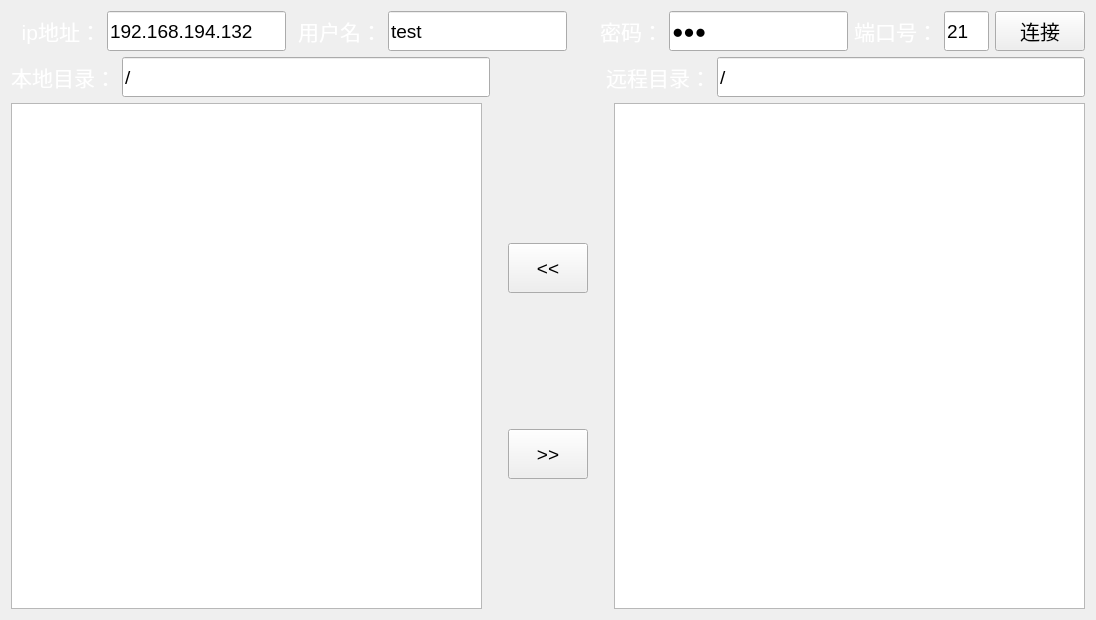
<?xml version="1.0" encoding="UTF-8"?>
<ui version="4.0">
 <class>Widget</class>
 <widget class="QWidget" name="Widget">
  <property name="geometry">
   <rect>
    <x>0</x>
    <y>0</y>
    <width>1096</width>
    <height>620</height>
   </rect>
  </property>
  <property name="windowTitle">
   <string>HLXFTP</string>
  </property>
  <property name="styleSheet">
   <string notr="true"/>
  </property>
  <layout class="QHBoxLayout" name="horizontalLayout_5">
   <item>
    <layout class="QGridLayout" name="gridLayout" rowstretch="2,2,10">
     <item row="2" column="0">
      <layout class="QHBoxLayout" name="horizontalLayout_3">
       <item>
        <layout class="QHBoxLayout" name="horizontalLayout_4" stretch="3,0,3">
         <item>
          <widget class="QListWidget" name="listWidget_c">
           <property name="font">
            <font>
             <pointsize>14</pointsize>
            </font>
           </property>
           <property name="styleSheet">
            <string notr="true"/>
           </property>
          </widget>
         </item>
         <item>
          <layout class="QGridLayout" name="gridLayout_2" rowstretch="5,5" rowminimumheight="0,0" columnminimumwidth="0">
           <property name="leftMargin">
            <number>20</number>
           </property>
           <property name="topMargin">
            <number>10</number>
           </property>
           <property name="rightMargin">
            <number>20</number>
           </property>
           <property name="spacing">
            <number>6</number>
           </property>
           <item row="0" column="0">
            <widget class="QPushButton" name="left">
             <property name="sizePolicy">
              <sizepolicy hsizetype="Minimum" vsizetype="Fixed">
               <horstretch>0</horstretch>
               <verstretch>0</verstretch>
              </sizepolicy>
             </property>
             <property name="minimumSize">
              <size>
               <width>50</width>
               <height>50</height>
              </size>
             </property>
             <property name="sizeIncrement">
              <size>
               <width>0</width>
               <height>0</height>
              </size>
             </property>
             <property name="font">
              <font>
               <pointsize>14</pointsize>
              </font>
             </property>
             <property name="styleSheet">
              <string notr="true"/>
             </property>
             <property name="text">
              <string>&lt;&lt;</string>
             </property>
            </widget>
           </item>
           <item row="1" column="0">
            <widget class="QPushButton" name="right">
             <property name="minimumSize">
              <size>
               <width>50</width>
               <height>50</height>
              </size>
             </property>
             <property name="font">
              <font>
               <pointsize>14</pointsize>
              </font>
             </property>
             <property name="styleSheet">
              <string notr="true"/>
             </property>
             <property name="text">
              <string>&gt;&gt;</string>
             </property>
            </widget>
           </item>
          </layout>
         </item>
         <item>
          <widget class="QListWidget" name="listWidget_s">
           <property name="font">
            <font>
             <pointsize>14</pointsize>
            </font>
           </property>
           <property name="styleSheet">
            <string notr="true"/>
           </property>
          </widget>
         </item>
        </layout>
       </item>
      </layout>
     </item>
     <item row="0" column="0">
      <layout class="QHBoxLayout" name="horizontalLayout" stretch="2,4,2,4,2,4,1,1,2">
       <item>
        <widget class="QLabel" name="label">
         <property name="sizePolicy">
          <sizepolicy hsizetype="Preferred" vsizetype="Preferred">
           <horstretch>0</horstretch>
           <verstretch>0</verstretch>
          </sizepolicy>
         </property>
         <property name="minimumSize">
          <size>
           <width>0</width>
           <height>0</height>
          </size>
         </property>
         <property name="font">
          <font>
           <pointsize>16</pointsize>
          </font>
         </property>
         <property name="styleSheet">
          <string notr="true">color: rgb(255, 255, 255);</string>
         </property>
         <property name="text">
          <string>ip地址：</string>
         </property>
         <property name="alignment">
          <set>Qt::AlignRight|Qt::AlignTrailing|Qt::AlignVCenter</set>
         </property>
        </widget>
       </item>
       <item>
        <widget class="QLineEdit" name="ip">
         <property name="sizePolicy">
          <sizepolicy hsizetype="Preferred" vsizetype="Fixed">
           <horstretch>0</horstretch>
           <verstretch>0</verstretch>
          </sizepolicy>
         </property>
         <property name="minimumSize">
          <size>
           <width>0</width>
           <height>40</height>
          </size>
         </property>
         <property name="font">
          <font>
           <pointsize>14</pointsize>
          </font>
         </property>
         <property name="text">
          <string>192.168.194.132</string>
         </property>
        </widget>
       </item>
       <item>
        <widget class="QLabel" name="label_2">
         <property name="sizePolicy">
          <sizepolicy hsizetype="Preferred" vsizetype="Preferred">
           <horstretch>0</horstretch>
           <verstretch>0</verstretch>
          </sizepolicy>
         </property>
         <property name="minimumSize">
          <size>
           <width>0</width>
           <height>0</height>
          </size>
         </property>
         <property name="font">
          <font>
           <pointsize>16</pointsize>
          </font>
         </property>
         <property name="styleSheet">
          <string notr="true">color: rgb(255, 255, 255);</string>
         </property>
         <property name="text">
          <string>用户名：</string>
         </property>
         <property name="alignment">
          <set>Qt::AlignRight|Qt::AlignTrailing|Qt::AlignVCenter</set>
         </property>
        </widget>
       </item>
       <item>
        <widget class="QLineEdit" name="username">
         <property name="sizePolicy">
          <sizepolicy hsizetype="Preferred" vsizetype="Fixed">
           <horstretch>0</horstretch>
           <verstretch>0</verstretch>
          </sizepolicy>
         </property>
         <property name="minimumSize">
          <size>
           <width>0</width>
           <height>40</height>
          </size>
         </property>
         <property name="font">
          <font>
           <pointsize>14</pointsize>
          </font>
         </property>
         <property name="text">
          <string>test</string>
         </property>
        </widget>
       </item>
       <item>
        <widget class="QLabel" name="label_3">
         <property name="sizePolicy">
          <sizepolicy hsizetype="Preferred" vsizetype="Preferred">
           <horstretch>0</horstretch>
           <verstretch>0</verstretch>
          </sizepolicy>
         </property>
         <property name="minimumSize">
          <size>
           <width>0</width>
           <height>0</height>
          </size>
         </property>
         <property name="font">
          <font>
           <pointsize>16</pointsize>
          </font>
         </property>
         <property name="styleSheet">
          <string notr="true">color: rgb(255, 255, 255);</string>
         </property>
         <property name="text">
          <string>密码：</string>
         </property>
         <property name="alignment">
          <set>Qt::AlignRight|Qt::AlignTrailing|Qt::AlignVCenter</set>
         </property>
        </widget>
       </item>
       <item>
        <widget class="QLineEdit" name="password">
         <property name="sizePolicy">
          <sizepolicy hsizetype="Preferred" vsizetype="Fixed">
           <horstretch>0</horstretch>
           <verstretch>0</verstretch>
          </sizepolicy>
         </property>
         <property name="minimumSize">
          <size>
           <width>0</width>
           <height>40</height>
          </size>
         </property>
         <property name="font">
          <font>
           <pointsize>14</pointsize>
          </font>
         </property>
         <property name="text">
          <string>123</string>
         </property>
         <property name="echoMode">
          <enum>QLineEdit::Password</enum>
         </property>
        </widget>
       </item>
       <item>
        <widget class="QLabel" name="label_4">
         <property name="sizePolicy">
          <sizepolicy hsizetype="Preferred" vsizetype="Preferred">
           <horstretch>0</horstretch>
           <verstretch>0</verstretch>
          </sizepolicy>
         </property>
         <property name="minimumSize">
          <size>
           <width>0</width>
           <height>0</height>
          </size>
         </property>
         <property name="font">
          <font>
           <pointsize>16</pointsize>
          </font>
         </property>
         <property name="styleSheet">
          <string notr="true">color: rgb(255, 255, 255);</string>
         </property>
         <property name="text">
          <string>端口号：</string>
         </property>
         <property name="alignment">
          <set>Qt::AlignRight|Qt::AlignTrailing|Qt::AlignVCenter</set>
         </property>
        </widget>
       </item>
       <item>
        <widget class="QLineEdit" name="port">
         <property name="sizePolicy">
          <sizepolicy hsizetype="Preferred" vsizetype="Fixed">
           <horstretch>0</horstretch>
           <verstretch>0</verstretch>
          </sizepolicy>
         </property>
         <property name="minimumSize">
          <size>
           <width>0</width>
           <height>40</height>
          </size>
         </property>
         <property name="font">
          <font>
           <pointsize>14</pointsize>
          </font>
         </property>
         <property name="text">
          <string>21</string>
         </property>
        </widget>
       </item>
       <item>
        <widget class="QPushButton" name="connect">
         <property name="sizePolicy">
          <sizepolicy hsizetype="Preferred" vsizetype="Fixed">
           <horstretch>0</horstretch>
           <verstretch>0</verstretch>
          </sizepolicy>
         </property>
         <property name="minimumSize">
          <size>
           <width>0</width>
           <height>40</height>
          </size>
         </property>
         <property name="font">
          <font>
           <pointsize>15</pointsize>
          </font>
         </property>
         <property name="styleSheet">
          <string notr="true"/>
         </property>
         <property name="text">
          <string>连接</string>
         </property>
        </widget>
       </item>
      </layout>
     </item>
     <item row="1" column="0">
      <layout class="QHBoxLayout" name="horizontalLayout_2" stretch="1,10,3,1,10">
       <item>
        <widget class="QLabel" name="label_5">
         <property name="sizePolicy">
          <sizepolicy hsizetype="Preferred" vsizetype="Preferred">
           <horstretch>0</horstretch>
           <verstretch>0</verstretch>
          </sizepolicy>
         </property>
         <property name="minimumSize">
          <size>
           <width>0</width>
           <height>0</height>
          </size>
         </property>
         <property name="font">
          <font>
           <pointsize>16</pointsize>
          </font>
         </property>
         <property name="styleSheet">
          <string notr="true">color: rgb(255, 255, 255);</string>
         </property>
         <property name="text">
          <string>本地目录：</string>
         </property>
         <property name="alignment">
          <set>Qt::AlignRight|Qt::AlignTrailing|Qt::AlignVCenter</set>
         </property>
        </widget>
       </item>
       <item>
        <widget class="QLineEdit" name="clientdir">
         <property name="sizePolicy">
          <sizepolicy hsizetype="Preferred" vsizetype="Fixed">
           <horstretch>0</horstretch>
           <verstretch>0</verstretch>
          </sizepolicy>
         </property>
         <property name="minimumSize">
          <size>
           <width>0</width>
           <height>40</height>
          </size>
         </property>
         <property name="font">
          <font>
           <pointsize>14</pointsize>
          </font>
         </property>
         <property name="text">
          <string>/</string>
         </property>
        </widget>
       </item>
       <item>
        <spacer name="horizontalSpacer_2">
         <property name="sizePolicy">
          <sizepolicy hsizetype="Minimum" vsizetype="Minimum">
           <horstretch>0</horstretch>
           <verstretch>0</verstretch>
          </sizepolicy>
         </property>
         <property name="orientation">
          <enum>Qt::Horizontal</enum>
         </property>
         <property name="sizeHint" stdset="0">
          <size>
           <width>40</width>
           <height>20</height>
          </size>
         </property>
        </spacer>
       </item>
       <item>
        <widget class="QLabel" name="label_6">
         <property name="sizePolicy">
          <sizepolicy hsizetype="Preferred" vsizetype="Preferred">
           <horstretch>0</horstretch>
           <verstretch>0</verstretch>
          </sizepolicy>
         </property>
         <property name="minimumSize">
          <size>
           <width>0</width>
           <height>0</height>
          </size>
         </property>
         <property name="font">
          <font>
           <pointsize>16</pointsize>
          </font>
         </property>
         <property name="styleSheet">
          <string notr="true">color: rgb(255, 255, 255);</string>
         </property>
         <property name="text">
          <string>远程目录：</string>
         </property>
         <property name="alignment">
          <set>Qt::AlignRight|Qt::AlignTrailing|Qt::AlignVCenter</set>
         </property>
        </widget>
       </item>
       <item>
        <widget class="QLineEdit" name="serverdir">
         <property name="sizePolicy">
          <sizepolicy hsizetype="Preferred" vsizetype="Fixed">
           <horstretch>0</horstretch>
           <verstretch>0</verstretch>
          </sizepolicy>
         </property>
         <property name="minimumSize">
          <size>
           <width>0</width>
           <height>40</height>
          </size>
         </property>
         <property name="font">
          <font>
           <pointsize>14</pointsize>
          </font>
         </property>
         <property name="text">
          <string>/</string>
         </property>
        </widget>
       </item>
      </layout>
     </item>
    </layout>
   </item>
  </layout>
 </widget>
 <layoutdefault spacing="6" margin="11"/>
 <resources/>
 <connections/>
</ui>
